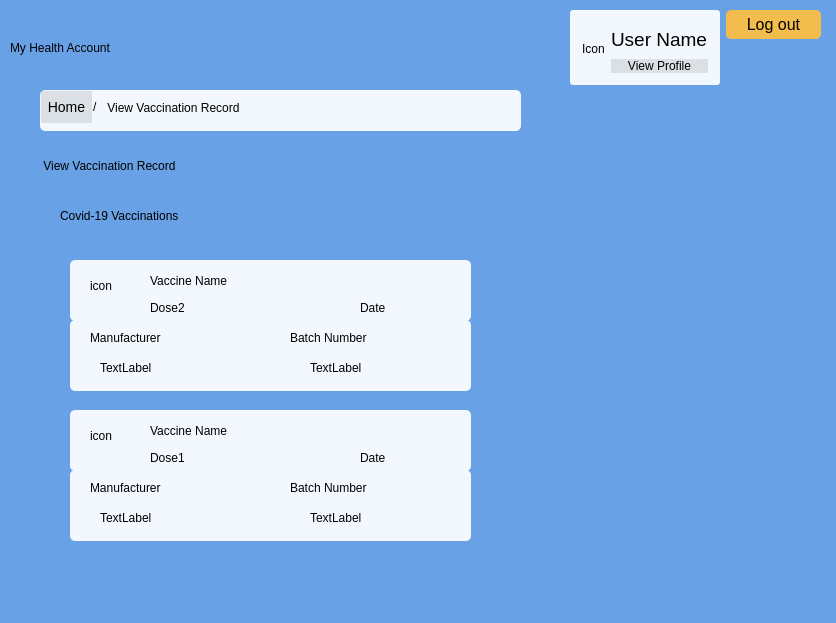
<?xml version="1.0" encoding="UTF-8"?>
<ui version="4.0">
 <class>UserVaccinationResult</class>
 <widget class="QDialog" name="UserVaccinationResult">
  <property name="geometry">
   <rect>
    <x>0</x>
    <y>0</y>
    <width>836</width>
    <height>623</height>
   </rect>
  </property>
  <property name="windowTitle">
   <string>Dialog</string>
  </property>
  <property name="styleSheet">
   <string notr="true">background-color: rgb(104, 161, 229);</string>
  </property>
  <widget class="QGroupBox" name="groupBox_2">
   <property name="geometry">
    <rect>
     <x>40</x>
     <y>90</y>
     <width>481</width>
     <height>41</height>
    </rect>
   </property>
   <property name="styleSheet">
    <string notr="true">QGroupBox { 
     border-radius: 5px; 
	background-color: rgb(242, 248, 253);
 } </string>
   </property>
   <property name="title">
    <string/>
   </property>
   <widget class="QLabel" name="label_9">
    <property name="geometry">
     <rect>
      <x>53</x>
      <y>9</y>
      <width>16</width>
      <height>16</height>
     </rect>
    </property>
    <property name="styleSheet">
     <string notr="true">background-color: rgb(242, 248, 253,0)</string>
    </property>
    <property name="text">
     <string>/</string>
    </property>
   </widget>
   <widget class="QLabel" name="label_10">
    <property name="geometry">
     <rect>
      <x>64</x>
      <y>10</y>
      <width>241</width>
      <height>16</height>
     </rect>
    </property>
    <property name="styleSheet">
     <string notr="true">background-color: rgb(242, 248, 253, 0)</string>
    </property>
    <property name="text">
     <string> View Vaccination Record</string>
    </property>
   </widget>
   <widget class="QPushButton" name="pushButtonHome">
    <property name="geometry">
     <rect>
      <x>1</x>
      <y>1</y>
      <width>51</width>
      <height>32</height>
     </rect>
    </property>
    <property name="styleSheet">
     <string notr="true">QPushButton {
	background-color: rgb(0, 0, 0,0.1); 
	border: none; 
	color: rgb(0, 0, 0); 
	font: 14px;
} 

QPushButton:hover { 
	background-color: rgb(0, 0, 0, 0.1); 
	border: none; 
	color: rgb(0, 43, 255); 
}</string>
    </property>
    <property name="text">
     <string>Home</string>
    </property>
   </widget>
  </widget>
  <widget class="QGroupBox" name="groupBox_3">
   <property name="geometry">
    <rect>
     <x>70</x>
     <y>410</y>
     <width>401</width>
     <height>61</height>
    </rect>
   </property>
   <property name="styleSheet">
    <string notr="true">QGroupBox { 
     border-radius: 5px; 
	background-color: rgb(242, 248, 253);
 } </string>
   </property>
   <property name="title">
    <string/>
   </property>
   <widget class="QLabel" name="labelIconVaccine2">
    <property name="geometry">
     <rect>
      <x>20</x>
      <y>5</y>
      <width>31</width>
      <height>41</height>
     </rect>
    </property>
    <property name="styleSheet">
     <string notr="true">background-color: rgb(242, 248, 253, 0)</string>
    </property>
    <property name="text">
     <string>icon</string>
    </property>
   </widget>
   <widget class="QLabel" name="labelVaccine1Name">
    <property name="geometry">
     <rect>
      <x>80</x>
      <y>10</y>
      <width>181</width>
      <height>21</height>
     </rect>
    </property>
    <property name="styleSheet">
     <string notr="true">font: 16pt &quot;.AppleSystemUIFont&quot;;
background-color: rgb(242, 248, 253, 0)</string>
    </property>
    <property name="text">
     <string>Vaccine Name</string>
    </property>
   </widget>
   <widget class="QLabel" name="label_14">
    <property name="geometry">
     <rect>
      <x>80</x>
      <y>40</y>
      <width>51</width>
      <height>16</height>
     </rect>
    </property>
    <property name="styleSheet">
     <string notr="true">background-color: rgb(242, 248, 253, 0)</string>
    </property>
    <property name="text">
     <string>Dose1</string>
    </property>
   </widget>
   <widget class="QLabel" name="labelVaccine1Date">
    <property name="geometry">
     <rect>
      <x>290</x>
      <y>40</y>
      <width>91</width>
      <height>16</height>
     </rect>
    </property>
    <property name="styleSheet">
     <string notr="true">background-color: rgb(242, 248, 253, 0)</string>
    </property>
    <property name="text">
     <string>Date</string>
    </property>
   </widget>
  </widget>
  <widget class="QLabel" name="label_11">
   <property name="geometry">
    <rect>
     <x>60</x>
     <y>200</y>
     <width>271</width>
     <height>31</height>
    </rect>
   </property>
   <property name="styleSheet">
    <string notr="true">font: 16pt &quot;.AppleSystemUIFont&quot;;
background-color: rgb(104, 161, 229);</string>
   </property>
   <property name="text">
    <string>Covid-19 Vaccinations</string>
   </property>
  </widget>
  <widget class="QLabel" name="label_7">
   <property name="geometry">
    <rect>
     <x>40</x>
     <y>150</y>
     <width>341</width>
     <height>31</height>
    </rect>
   </property>
   <property name="styleSheet">
    <string notr="true">font: 18pt &quot;.AppleSystemUIFont&quot;;
background-color: rgb(104, 161, 229);</string>
   </property>
   <property name="text">
    <string> View Vaccination Record</string>
   </property>
  </widget>
  <widget class="QGroupBox" name="groupBox">
   <property name="geometry">
    <rect>
     <x>70</x>
     <y>260</y>
     <width>401</width>
     <height>61</height>
    </rect>
   </property>
   <property name="styleSheet">
    <string notr="true">QGroupBox { 
     border-radius: 5px; 
	background-color: rgb(242, 248, 253);
 } </string>
   </property>
   <property name="title">
    <string/>
   </property>
   <widget class="QLabel" name="labelIconVaccine1">
    <property name="geometry">
     <rect>
      <x>20</x>
      <y>5</y>
      <width>31</width>
      <height>41</height>
     </rect>
    </property>
    <property name="styleSheet">
     <string notr="true">background-color: rgb(242, 248, 253, 0)</string>
    </property>
    <property name="text">
     <string>icon</string>
    </property>
   </widget>
   <widget class="QLabel" name="labelVaccine2Name">
    <property name="geometry">
     <rect>
      <x>80</x>
      <y>10</y>
      <width>181</width>
      <height>21</height>
     </rect>
    </property>
    <property name="styleSheet">
     <string notr="true">font: 16pt &quot;.AppleSystemUIFont&quot;;
background-color: rgb(242, 248, 253, 0)</string>
    </property>
    <property name="text">
     <string>Vaccine Name</string>
    </property>
   </widget>
   <widget class="QLabel" name="label_3">
    <property name="geometry">
     <rect>
      <x>80</x>
      <y>40</y>
      <width>61</width>
      <height>16</height>
     </rect>
    </property>
    <property name="styleSheet">
     <string notr="true">background-color: rgb(242, 248, 253, 0)</string>
    </property>
    <property name="text">
     <string>Dose2</string>
    </property>
   </widget>
   <widget class="QLabel" name="labelVaccine2Date">
    <property name="geometry">
     <rect>
      <x>290</x>
      <y>40</y>
      <width>91</width>
      <height>16</height>
     </rect>
    </property>
    <property name="styleSheet">
     <string notr="true">background-color: rgb(242, 248, 253, 0)</string>
    </property>
    <property name="text">
     <string>Date</string>
    </property>
   </widget>
  </widget>
  <widget class="QGroupBox" name="groupBox_4">
   <property name="geometry">
    <rect>
     <x>70</x>
     <y>320</y>
     <width>401</width>
     <height>71</height>
    </rect>
   </property>
   <property name="styleSheet">
    <string notr="true">QGroupBox { 
     border-radius: 5px; 
	background-color: rgb(242, 248, 253);
 } </string>
   </property>
   <property name="title">
    <string/>
   </property>
   <widget class="QLabel" name="label">
    <property name="geometry">
     <rect>
      <x>20</x>
      <y>10</y>
      <width>101</width>
      <height>16</height>
     </rect>
    </property>
    <property name="styleSheet">
     <string notr="true">background-color: rgb(242, 248, 253, 0)</string>
    </property>
    <property name="text">
     <string>Manufacturer</string>
    </property>
   </widget>
   <widget class="QLabel" name="label_2">
    <property name="geometry">
     <rect>
      <x>220</x>
      <y>10</y>
      <width>101</width>
      <height>16</height>
     </rect>
    </property>
    <property name="styleSheet">
     <string notr="true">background-color: rgb(242, 248, 253, 0)</string>
    </property>
    <property name="text">
     <string>Batch Number</string>
    </property>
   </widget>
   <widget class="QLabel" name="labelManufacturer2">
    <property name="geometry">
     <rect>
      <x>30</x>
      <y>40</y>
      <width>111</width>
      <height>16</height>
     </rect>
    </property>
    <property name="styleSheet">
     <string notr="true">background-color: rgb(242, 248, 253, 0)</string>
    </property>
    <property name="text">
     <string>TextLabel</string>
    </property>
   </widget>
   <widget class="QLabel" name="labelBatchNumber2">
    <property name="geometry">
     <rect>
      <x>240</x>
      <y>40</y>
      <width>111</width>
      <height>16</height>
     </rect>
    </property>
    <property name="styleSheet">
     <string notr="true">background-color: rgb(242, 248, 253, 0)</string>
    </property>
    <property name="text">
     <string>TextLabel</string>
    </property>
   </widget>
  </widget>
  <widget class="QGroupBox" name="groupBox_5">
   <property name="geometry">
    <rect>
     <x>70</x>
     <y>470</y>
     <width>401</width>
     <height>71</height>
    </rect>
   </property>
   <property name="styleSheet">
    <string notr="true">QGroupBox { 
     border-radius: 5px; 
	background-color: rgb(242, 248, 253);
 } </string>
   </property>
   <property name="title">
    <string/>
   </property>
   <widget class="QLabel" name="label_4">
    <property name="geometry">
     <rect>
      <x>20</x>
      <y>10</y>
      <width>101</width>
      <height>16</height>
     </rect>
    </property>
    <property name="styleSheet">
     <string notr="true">background-color: rgb(242, 248, 253, 0)</string>
    </property>
    <property name="text">
     <string>Manufacturer</string>
    </property>
   </widget>
   <widget class="QLabel" name="label_5">
    <property name="geometry">
     <rect>
      <x>220</x>
      <y>10</y>
      <width>101</width>
      <height>16</height>
     </rect>
    </property>
    <property name="styleSheet">
     <string notr="true">background-color: rgb(242, 248, 253, 0)</string>
    </property>
    <property name="text">
     <string>Batch Number</string>
    </property>
   </widget>
   <widget class="QLabel" name="labelManufacturer1">
    <property name="geometry">
     <rect>
      <x>30</x>
      <y>40</y>
      <width>111</width>
      <height>16</height>
     </rect>
    </property>
    <property name="styleSheet">
     <string notr="true">background-color: rgb(242, 248, 253, 0)</string>
    </property>
    <property name="text">
     <string>TextLabel</string>
    </property>
   </widget>
   <widget class="QLabel" name="labelBatchNumber1">
    <property name="geometry">
     <rect>
      <x>240</x>
      <y>40</y>
      <width>111</width>
      <height>16</height>
     </rect>
    </property>
    <property name="styleSheet">
     <string notr="true">background-color: rgb(242, 248, 253, 0)</string>
    </property>
    <property name="text">
     <string>TextLabel</string>
    </property>
   </widget>
  </widget>
  <widget class="QWidget" name="layoutWidget">
   <property name="geometry">
    <rect>
     <x>10</x>
     <y>10</y>
     <width>811</width>
     <height>75</height>
    </rect>
   </property>
   <layout class="QHBoxLayout" name="horizontalLayout">
    <item>
     <widget class="QLabel" name="label_6">
      <property name="styleSheet">
       <string notr="true">font: 30pt &quot;.AppleSystemUIFont&quot;;
background-color: rgb(104, 161, 229);</string>
      </property>
      <property name="text">
       <string>My Health Account </string>
      </property>
     </widget>
    </item>
    <item>
     <spacer name="horizontalSpacer">
      <property name="orientation">
       <enum>Qt::Horizontal</enum>
      </property>
      <property name="sizeHint" stdset="0">
       <size>
        <width>368</width>
        <height>20</height>
       </size>
      </property>
     </spacer>
    </item>
    <item>
     <widget class="QGroupBox" name="groupBox_6">
      <property name="styleSheet">
       <string notr="true">QGroupBox { 
     border-radius: 3px; 
	background-color: rgb(242, 248, 253);
 } </string>
      </property>
      <property name="title">
       <string/>
      </property>
      <layout class="QGridLayout" name="gridLayout_2">
       <item row="0" column="0">
        <widget class="QLabel" name="labelIconUser">
         <property name="styleSheet">
          <string notr="true">background-color: rgb(242, 248, 253,0)</string>
         </property>
         <property name="text">
          <string>Icon</string>
         </property>
        </widget>
       </item>
       <item row="0" column="1">
        <layout class="QVBoxLayout" name="verticalLayout">
         <item>
          <widget class="QLabel" name="labelUserName">
           <property name="font">
            <font>
             <family>.AppleSystemUIFont</family>
             <pointsize>14</pointsize>
             <italic>false</italic>
             <bold>false</bold>
            </font>
           </property>
           <property name="styleSheet">
            <string notr="true">font: 14pt &quot;.AppleSystemUIFont&quot;;
background-color: rgb(242, 248, 253,0)</string>
           </property>
           <property name="text">
            <string>User Name</string>
           </property>
          </widget>
         </item>
         <item>
          <widget class="QPushButton" name="pushButtonViewProfile">
           <property name="layoutDirection">
            <enum>Qt::LeftToRight</enum>
           </property>
           <property name="styleSheet">
            <string notr="true">QPushButton {
	background-color: rgb(0, 0, 0,0.1); 
	border: none; 
	color: rgb(0, 0, 0); 
	font: 12px;
} 

QPushButton:hover { 
	background-color: rgb(0, 0, 0, 0.1); 
	border: none; 
	color: rgb(0, 43, 255); 
}</string>
           </property>
           <property name="text">
            <string>View Profile</string>
           </property>
          </widget>
         </item>
        </layout>
       </item>
      </layout>
     </widget>
    </item>
    <item>
     <layout class="QVBoxLayout" name="verticalLayout_2">
      <item>
       <widget class="QPushButton" name="pushButtonLogout">
        <property name="styleSheet">
         <string notr="true">QPushButton {
    background-color: rgb(242, 189, 76); 
    border: none;
     border-radius: 5px; 
    color: rgb(0, 0, 0); 
    font: 16px;
	padding: 5 20px;
} 

QPushButton:hover { 
    background-color: rgb(245, 149, 66); 
    border: none; 
    border-radius: 5px; 
    color: rgb(0, 43, 255); 
}</string>
        </property>
        <property name="text">
         <string>Log out</string>
        </property>
       </widget>
      </item>
      <item>
       <spacer name="verticalSpacer">
        <property name="orientation">
         <enum>Qt::Vertical</enum>
        </property>
        <property name="sizeHint" stdset="0">
         <size>
          <width>20</width>
          <height>28</height>
         </size>
        </property>
       </spacer>
      </item>
     </layout>
    </item>
   </layout>
  </widget>
 </widget>
 <resources/>
 <connections/>
</ui>
